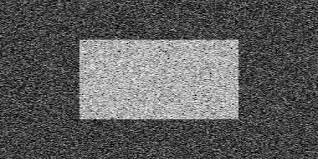
#> input picture images/noisy.jpg, 318 x 159 px
$ jupyter execute --allow-errors 20-Otsu-binarization.ipynb
#> lines starting #> are read from the running program, lines starting #| are printed output that depends on the picture; after the words box and inside, x2 and y2 are one past the last pixel; in counts of white or black regions, pixels touching at a corner belong together
# <div style="direction:rtl;text-align:right;font-family:B Lotus, B Nazanin, Tahoma">اعمال آستانه‌گذاری با تعیین خودکار حد آستانه به روش Otsu</div>

[cell 1]
import cv2 as cv
import numpy as np
from matplotlib import pyplot as plt
img = cv.imread('images/noisy.jpg',0)
#> img is the input picture: shape (159, 318); min 0, max 255, mean 92.6
# global thresholding
ret1,th1 = cv.threshold(img,127,255,cv.THRESH_BINARY)
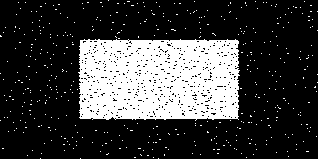
#> th1: shape (159, 318); 24.5% white; 454 white regions (453 under 20 px), largest, box (x1, y1, x2, y2) and area: (78, 39, 240, 121) 11792
# Otsu's thresholding
ret2,th2 = cv.threshold(img,0,255,cv.THRESH_BINARY+cv.THRESH_OTSU)
#> th2: shape (159, 318); 26.3% white; 838 white regions (837 under 20 px), largest, box (x1, y1, x2, y2) and area: (78, 38, 240, 121) 12112
#> ret2 = 118
# Otsu's thresholding after Gaussian filtering
blur = cv.GaussianBlur(img,(5,5),0)
ret3,th3 = cv.threshold(blur,0,255,cv.THRESH_BINARY+cv.THRESH_OTSU)
#> th3: shape (159, 318); 25% white; 1 white region, box (x1, y1, x2, y2) and area: (79, 39, 240, 120) 12648
#> ret3 = 118

# plot all the images and their histograms
images = [img, 0, th1,
          img, 0, th2,
          blur, 0, th3]
titles = ['Original Noisy Image','Histogram','Global Thresholding (v=127)',
          'Original Noisy Image','Histogram',"Otsu's Thresholding",
          'Gaussian filtered Image','Histogram',"Otsu's Thresholding"]

plt.figure(figsize=[15,7])
for i in range(3):
    #first column
    plt.subplot(3,3,i*3+1),plt.imshow(images[i*3],'gray'),
    plt.title(titles[i*3]), plt.xticks([]), plt.yticks([])
    #second column
    plt.subplot(3,3,i*3+2),plt.hist(images[i*3].ravel(),256)
    plt.title(titles[i*3+1]), plt.xticks([]), plt.yticks([])
    #third column
    plt.subplot(3,3,i*3+3),plt.imshow(images[i*3+2],'gray')
    plt.title(titles[i*3+2]), plt.xticks([]), plt.yticks([])
plt.show()

<div style="direction:rtl;text-align:right;font-family:Tahoma">
اعمال آستانه گذاری خودکار روی یک تصویر پلاک</div>

[cell 2]
import cv2 as cv
import numpy as np
from matplotlib import pyplot as plt
img = cv.imread('images/plate2.jpg',0)
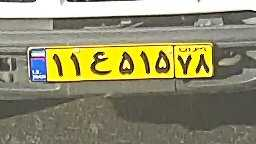
#> input picture images/plate2.jpg, 256 x 144 px
#> img: shape (144, 256); min 0, max 255, mean 138.3
# global thresholding
ret1,th1 = cv.threshold(img,127,255,cv.THRESH_BINARY)
#> th1: shape (144, 256); 46% white; 104 white regions (87 under 20 px), largest, box (x1, y1, x2, y2) and area: (0, 18, 256, 97) 11395, (0, 0, 256, 18) 3729, (176, 68, 256, 90) 534
# Otsu's thresholding
ret2,th2 = cv.threshold(img,0,255,cv.THRESH_BINARY+cv.THRESH_OTSU)
#> th2: shape (144, 256); 26.6% white; 84 white regions (62 under 20 px), largest, box (x1, y1, x2, y2) and area: (27, 43, 213, 81) 4373, (0, 0, 256, 18) 3678, (0, 27, 216, 34) 441
#> ret2 = 166
# Otsu's thresholding after Gaussian filtering
blur = cv.GaussianBlur(img,(3,3),0)
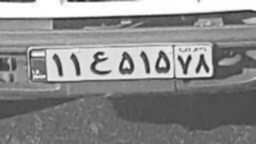
#> blur: shape (144, 256); min 32, max 255, mean 138.4
ret3,th3 = cv.threshold(blur,0,255,cv.THRESH_BINARY+cv.THRESH_OTSU)
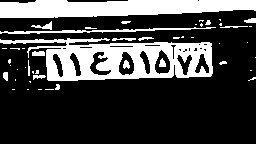
#> th3: shape (144, 256); 26.2% white; 48 white regions (30 under 20 px), largest, box (x1, y1, x2, y2) and area: (0, 38, 213, 81) 4788, (0, 0, 256, 18) 3656, (0, 27, 216, 34) 461
#> ret3 = 164
# plot all the images and their histograms
images = [img, 0, th1,
          img, 0, th2,
          blur, 0, th3]
titles = ['Original Noisy Image','Histogram','Global Thresholding (v=127)',
          'Original Noisy Image','Histogram',"Otsu's Thresholding",
          'Gaussian filtered Image','Histogram',"Otsu's Thresholding"]

plt.figure(figsize=[15,7])
for i in range(3):
    #first column
    plt.subplot(3,3,i*3+1),plt.imshow(images[i*3],'gray'),
    plt.title(titles[i*3]), plt.xticks([]), plt.yticks([])
    #second column
    plt.subplot(3,3,i*3+2),plt.hist(images[i*3].ravel(),256)
    plt.title(titles[i*3+1]), plt.xticks([]), plt.yticks([])
    #third column
    plt.subplot(3,3,i*3+3),plt.imshow(images[i*3+2],'gray')
    plt.title(titles[i*3+2]), plt.xticks([]), plt.yticks([])
plt.show()
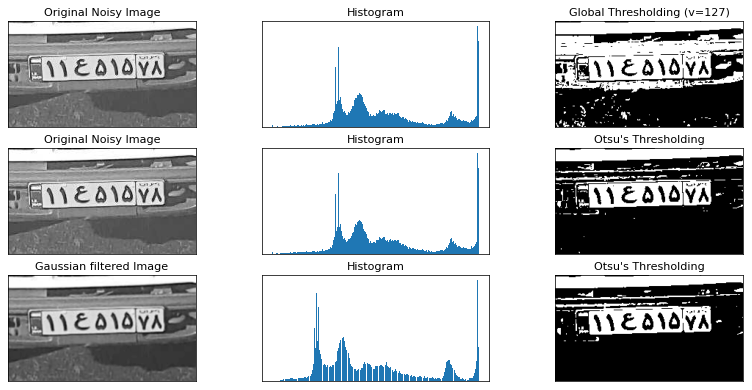
#> figure drawn by matplotlib, 9 panels

<div style="direction:rtl;text-align:right;font-family:Tahoma">
اعمال آستانه گذاری خودکار روی یک تصویر پلاک تاریک</div>

[cell 3]
import cv2 as cv
import numpy as np
from matplotlib import pyplot as plt
img = cv.imread('images/plate3.jpg',0)
# global thresholding
ret1,th1 = cv.threshold(img,127,255,cv.THRESH_BINARY)
# Otsu's thresholding
ret2,th2 = cv.threshold(img,0,255,cv.THRESH_BINARY+cv.THRESH_OTSU)
#> ret2 = 0
# Otsu's thresholding after Gaussian filtering
#> (the rest of this cell did not finish here and is left out)

<div style="direction:rtl;text-align:right;font-family:Tahoma">
اعمال آستانه گذاری خودکار وقتی تصویر توزیع نوری یکسان در همه جا ندارد</div>

[cell 4]
import cv2 as cv
import numpy as np
from matplotlib import pyplot as plt
img = cv.imread('images/sudoku.jpg',0)
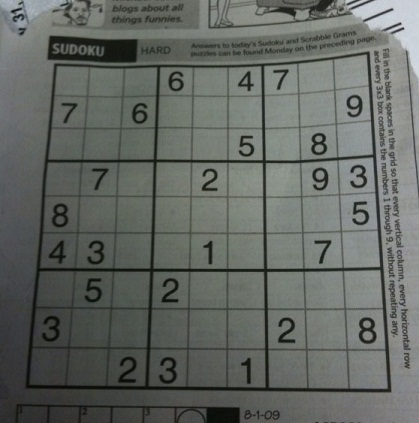
#> input picture images/sudoku.jpg, 419 x 423 px
#> img: shape (423, 419); min 5, max 218, mean 101.9
# global thresholding
ret1,th1 = cv.threshold(img,127,255,cv.THRESH_BINARY)
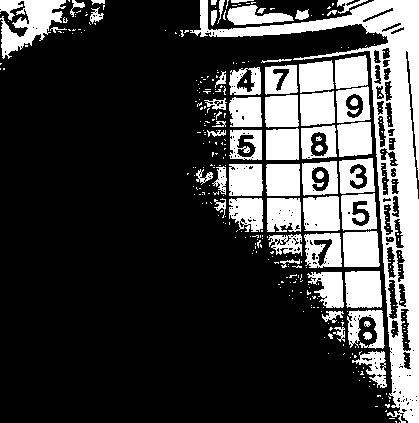
#> th1: shape (423, 419); 25.6% white; 333 white regions (274 under 20 px), largest, box (x1, y1, x2, y2) and area: (190, 0, 419, 423) 14935, (0, 0, 66, 59) 2037, (345, 271, 382, 308) 1282
# Otsu's thresholding
ret2,th2 = cv.threshold(img,0,255,cv.THRESH_BINARY+cv.THRESH_OTSU)
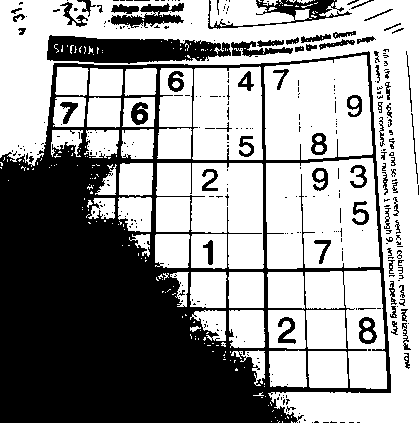
#> th2: shape (423, 419); 59.5% white; 336 black regions (260 under 20 px), largest, box (x1, y1, x2, y2) and area: (0, 51, 391, 423) 58753, (47, 35, 231, 64) 3751, (208, 0, 352, 29) 1133
#> ret2 = 96
# Otsu's thresholding after Gaussian filtering
blur = cv.GaussianBlur(img,(3,3),0)
#> blur: shape (423, 419)
ret3,th3 = cv.threshold(blur,0,255,cv.THRESH_BINARY+cv.THRESH_OTSU)
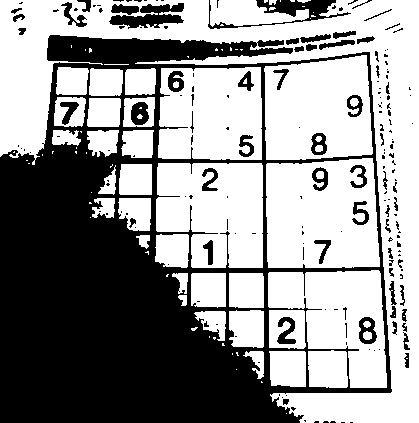
#> th3: shape (423, 419); 58.3% white; 184 black regions (126 under 20 px), largest, box (x1, y1, x2, y2) and area: (0, 35, 392, 423) 65635, (208, 0, 351, 29) 1147, (109, 3, 184, 29) 1013
#> ret3 = 97
# plot all the images and their histograms
images = [img, 0, th1,
          img, 0, th2,
          blur, 0, th3]
titles = ['Original Noisy Image','Histogram','Global Thresholding (v=127)',
          'Original Noisy Image','Histogram',"Otsu's Thresholding",
          'Gaussian filtered Image','Histogram',"Otsu's Thresholding"]

plt.figure(figsize=[15,7])
for i in range(3):
    #first column
    plt.subplot(3,3,i*3+1),plt.imshow(images[i*3],'gray'),
    plt.title(titles[i*3]), plt.xticks([]), plt.yticks([])
    #second column
    plt.subplot(3,3,i*3+2),plt.hist(images[i*3].ravel(),256)
    plt.title(titles[i*3+1]), plt.xticks([]), plt.yticks([])
    #third column
    plt.subplot(3,3,i*3+3),plt.imshow(images[i*3+2],'gray')
    plt.title(titles[i*3+2]), plt.xticks([]), plt.yticks([])
plt.show()
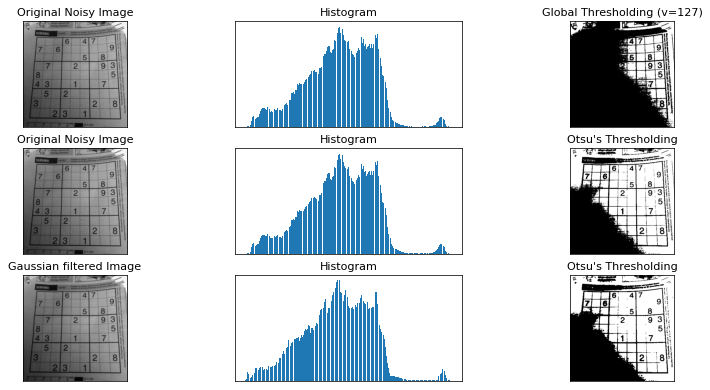
#> figure drawn by matplotlib, 9 panels
